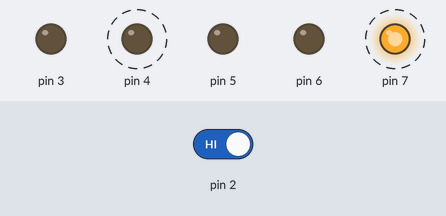
Bench run of a sketch on a simulated Arduino Uno, built with avr-gcc and run on an emulated ATmega328P. Shown: output pins drawn as LEDs (lit = HIGH). Dashed ring = blinking. Inputs (shaded band) come from the test bench; at power-on: pin 2 HIGH. What the sketch prints to the serial monitor is not drawn.

Above: at 3.8 s.
3.9 s: pin 2 driven LOW
At 4.12 s:
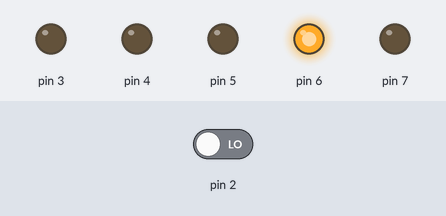
At 5.0 s:
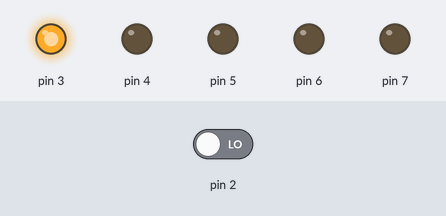
6.0 s: pin 2 driven HIGH
At 6.12 s:
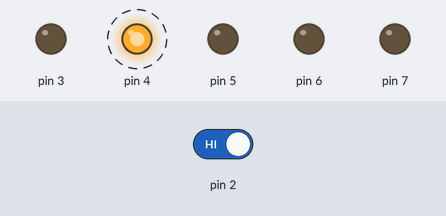
Timing chart, 0 to 15.5 s (numbered marks = the images above; inputs shaded):
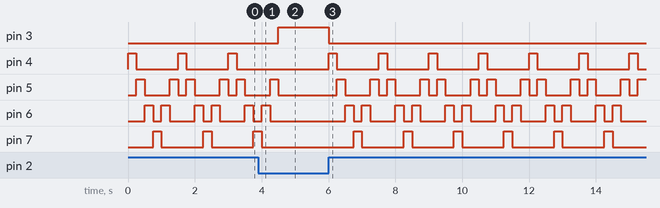

The sketch:

p02_SpaceshipInterface_4_Lights_.ino
```cpp
/*
  Arduino Starter Kit example
 Project 2  - Spaceship Interface

 This sketch is written to accompany Project 2 in the
 Arduino Starter Kit

 Parts required:
 1 green LED
 2 red LEDs
 pushbutton
 10 kilohm resistor
 3 220 ohm resistors

 Created 13 September 2012
 by Scott Fitzgerald

 http://www.arduino.cc/starterKit

 This example code is part of the public domain
*/

// Create a global variable to hold the
// state of the switch. This variable is persistent
// throughout the program. Whenever you refer to
// switchState, you’re talking about the number it holds
int switchstate = 0;

void setup() {
  // ADDED: Output to console
  Serial.begin(9600);
  Serial.println("Hello World");

  // declare the LED pins as outputs
  pinMode(3, OUTPUT);
  pinMode(4, OUTPUT);
  pinMode(5, OUTPUT);
  pinMode(6, OUTPUT);
  pinMode(7, OUTPUT);

  // declare the switch pin as an input
  pinMode(2, INPUT);
}

void loop() {

  // read the value of the switch
  // digitalRead() checks to see if there is voltage
  // on the pin or not
  switchstate = digitalRead(2);

  // if the button is not pressed
  // turn on the green LED and off the red LEDs
  if (switchstate == LOW) {
    digitalWrite(3, HIGH); // turn the green LED on pin 3 on
    digitalWrite(4, LOW);  // turn the red LED on pin 4 off
    digitalWrite(5, LOW);  // turn the red LED on pin 5 off
    digitalWrite(6, LOW);  // turn the red LED on pin 6 off
    digitalWrite(7, LOW);  // turn the red LED on pin 7 off
  }
  // this else is part of the above if() statement.
  // if the switch is not LOW (the button is pressed)
  // turn off the green LED and blink alternatively the red LEDs
  else {
    digitalWrite(3, LOW);  // turn the green LED on pin 3 off
    digitalWrite(4, HIGH);  // turn the red LED on pin 4 off
    digitalWrite(5, LOW); // turn the red LED on pin 5 on
    digitalWrite(6, LOW);  // turn the red LED on pin 6 off
    digitalWrite(7, LOW);  // turn the red LED on pin 7 off
    // wait for a quarter second before changing the light
    delay(250);
    digitalWrite(4, LOW); // turn the red LED on pin 4 on
    digitalWrite(5, HIGH);  // turn the red LED on pin 5 off
    digitalWrite(6, LOW);  // turn the red LED on pin 6 off
    digitalWrite(7, LOW);  // turn the red LED on pin 7 off
    // wait for a quarter second before changing the light
    delay(250);
    digitalWrite(4, LOW); // turn the red LED on pin 4 on
    digitalWrite(5, LOW);  // turn the red LED on pin 5 off
    digitalWrite(6, HIGH);  // turn the red LED on pin 6 off
    digitalWrite(7, LOW);  // turn the red LED on pin 7 off
    // wait for a quarter second before changing the light
    delay(250);
    digitalWrite(4, LOW); // turn the red LED on pin 4 on
    digitalWrite(5, LOW);  // turn the red LED on pin 5 off
    digitalWrite(6, LOW);  // turn the red LED on pin 6 off
    digitalWrite(7, HIGH);  // turn the red LED on pin 7 off
    // wait for a quarter second before changing the light
    delay(250);


    digitalWrite(4, LOW); // turn the red LED on pin 4 on
    digitalWrite(5, LOW);  // turn the red LED on pin 5 off
    digitalWrite(6, HIGH);  // turn the red LED on pin 6 off
    digitalWrite(7, LOW);  // turn the red LED on pin 7 off
    // wait for a quarter second before changing the light
    delay(250);
    digitalWrite(4, LOW); // turn the red LED on pin 4 on
    digitalWrite(5, HIGH);  // turn the red LED on pin 5 off
    digitalWrite(6, LOW);  // turn the red LED on pin 6 off
    digitalWrite(7, LOW);  // turn the red LED on pin 7 off
    // wait for a quarter second before changing the light
    delay(250);
  }
}
```

Measured:
- after the input at 3.9 s, pin 3: LOW → HIGH after 0.60 s; pin 4: stays LOW (without the input it goes to HIGH after 0.60 s); pin 5: goes on until 4.5 s, then stays LOW; pin 6: goes on until 4.3 s, then stays LOW; pin 7: goes on until 4.0 s, then stays LOW
- after the input at 6.0 s, pin 3: HIGH → LOW at once; pin 4: alternates HIGH for 0.25 s and LOW for 1.3 s, starting at once
- by itself, pin 4, pin 7: alternates HIGH for 0.25 s and LOW for 1.3 s
- by itself, pin 5: repeats every 1.5 s: LOW 0.75 s, HIGH 0.25 s, LOW 0.25 s, HIGH 0.25 s
- by itself, pin 6: repeats every 1.5 s: LOW 0.25 s, HIGH 0.25 s, LOW 0.75 s, HIGH 0.25 s
